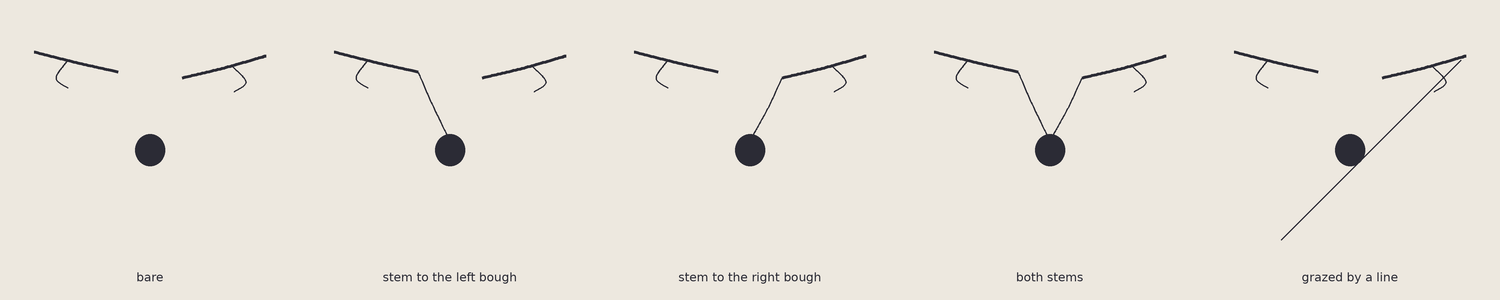

The script that saved this image:
"""A50 — The Two Boughs. Tests the pointed-at lead: is the thin mark's power belonging (membership
in a larger whole), or any contact? One apple, fixed dead center in every panel. Two boughs above,
left and right. Only the thin mark changes.
  1 bare           — no mark
  2 stem to left   — same apple, stem to the left bough
  3 stem to right  — same apple, stem to the right bough
  4 both stems     — held twice
  5 grazed         — an equally thin line touches the apple but ends nowhere and owns nothing"""
from PIL import Image, ImageDraw, ImageFont
import numpy as np
SS=3
PAPER=(237,232,223); INK=(43,43,53); MID=(150,146,140)
def L(d,pts,col=INK,w=2.6):
    d.line([(int(x*SS),int(y*SS)) for x,y in pts],fill=col,width=max(1,int(w*SS)),joint="curve")
def E(d,c,rx,ry,col): d.ellipse([int((c[0]-rx)*SS),int((c[1]-ry)*SS),int((c[0]+rx)*SS),int((c[1]+ry)*SS)],fill=col)
def cmr(nodes,n=22):
    P=[np.array(p,float) for p in nodes]; P=([P[0]]+P+[P[-1]]); out=[]
    for i in range(1,len(P)-2):
        p0,p1,p2,p3=P[i-1],P[i],P[i+1],P[i+2]
        for t in np.linspace(0,1,n,endpoint=False):
            t2=t*t;t3=t2*t
            out.append(tuple(0.5*((2*p1)+(-p0+p2)*t+(2*p0-5*p1+4*p2-p3)*t2+(-p0+3*p1-3*p2+p3)*t3)))
    out.append(tuple(P[-2])); return out

def scene(d,ox,oy,mode):
    # left bough, tip at (118,72); right bough, tip at (182,78); inset from panel edges
    L(d,cmr([(ox+34,oy+52),(ox+78,oy+63),(ox+118,oy+72)]),w=3.0)
    L(d,cmr([(ox+68,oy+60),(ox+56,oy+78),(ox+68,oy+88)]),w=1.6)                     # leaf, left
    L(d,cmr([(ox+266,oy+56),(ox+224,oy+68),(ox+182,oy+78)]),w=3.0)
    L(d,cmr([(ox+232,oy+66),(ox+246,oy+82),(ox+234,oy+92)]),w=1.6)                  # leaf, right
    E(d,(ox+150,oy+150),15,16,INK)                                                  # the apple, fixed
    if mode in ('left','both'):
        L(d,cmr([(ox+118,oy+72),(ox+132,oy+104),(ox+147,oy+135)]),w=1.5)            # stem to left
    if mode in ('right','both'):
        L(d,cmr([(ox+182,oy+78),(ox+168,oy+108),(ox+153,oy+135)]),w=1.5)            # stem to right
    if mode=='graze':
        L(d,[(ox+81,oy+240),(ox+261,oy+60)],w=1.5)                                  # touches, owns nothing
PANELS=[("bare",'bare'),("stem to the left bough",'left'),("stem to the right bough",'right'),
        ("both stems",'both'),("grazed by a line",'graze')]
def render(path):
    cw,ch=300,300; W,H=5*cw,ch
    img=Image.new("RGB",(W*SS,H*SS),PAPER); d=ImageDraw.Draw(img)
    try: font=ImageFont.truetype('/usr/share/fonts/truetype/dejavu/DejaVuSans.ttf',int(12*SS))
    except: font=ImageFont.load_default()
    for i,(title,mode) in enumerate(PANELS):
        scene(d,i*cw,0,mode)
        tw=d.textlength(title,font=font)
        d.text((int(i*cw*SS+(cw*SS-tw)//2),int((ch-30)*SS)),title,fill=INK,font=font)
    img=img.resize((W,H),Image.LANCZOS); img.save(path); print("saved",path)
if __name__=="__main__":
    render("/sessions/wizardly-stoic-cerf/mnt/hessentials/illustration/loomis/sketch201_u5_a50_the_two_boughs.png")
